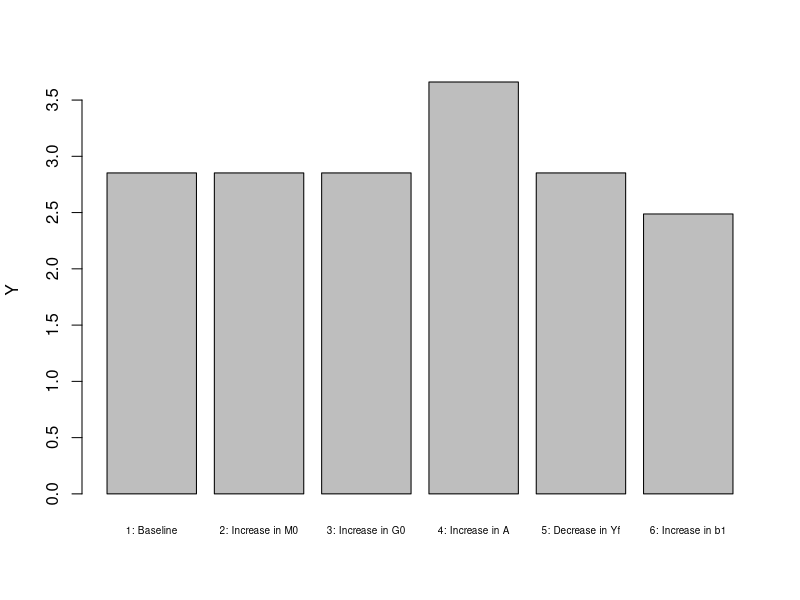
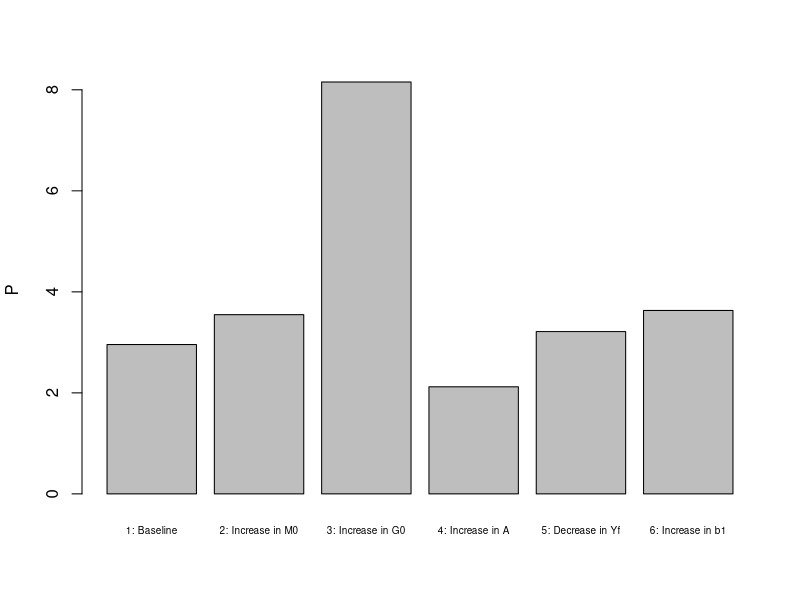
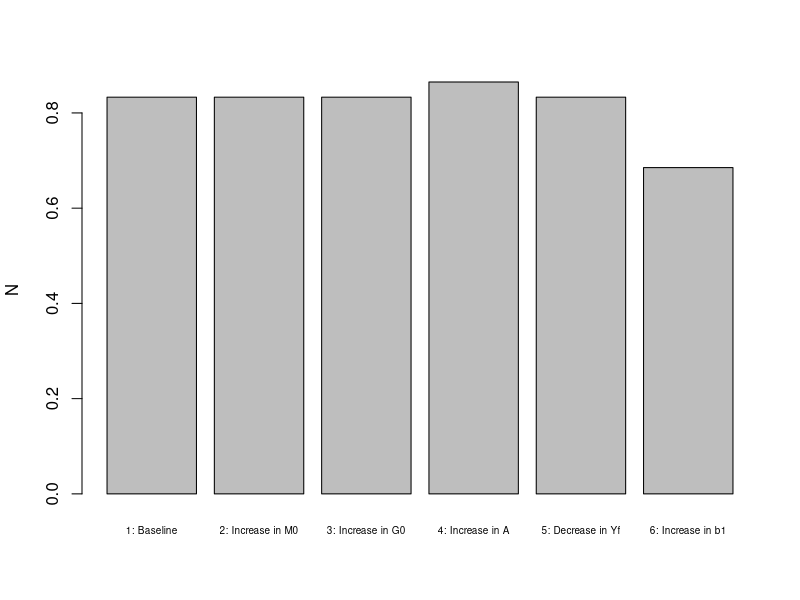
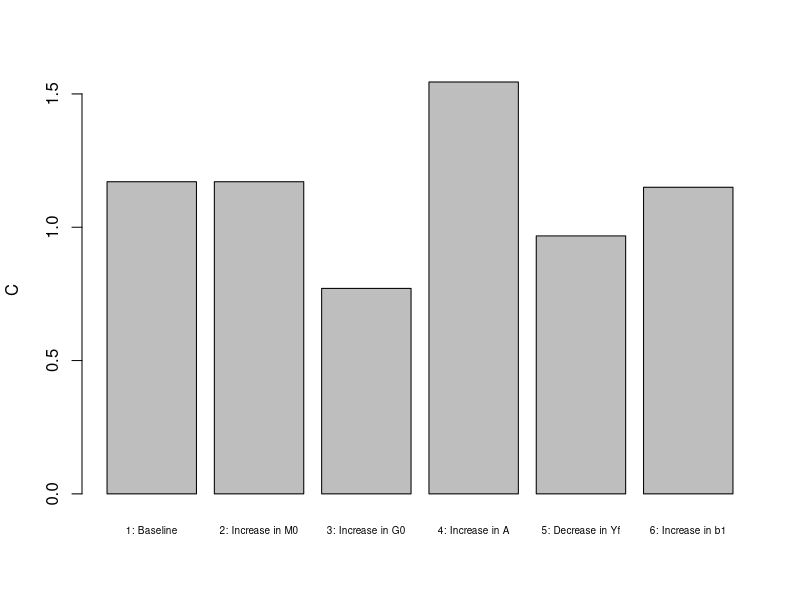
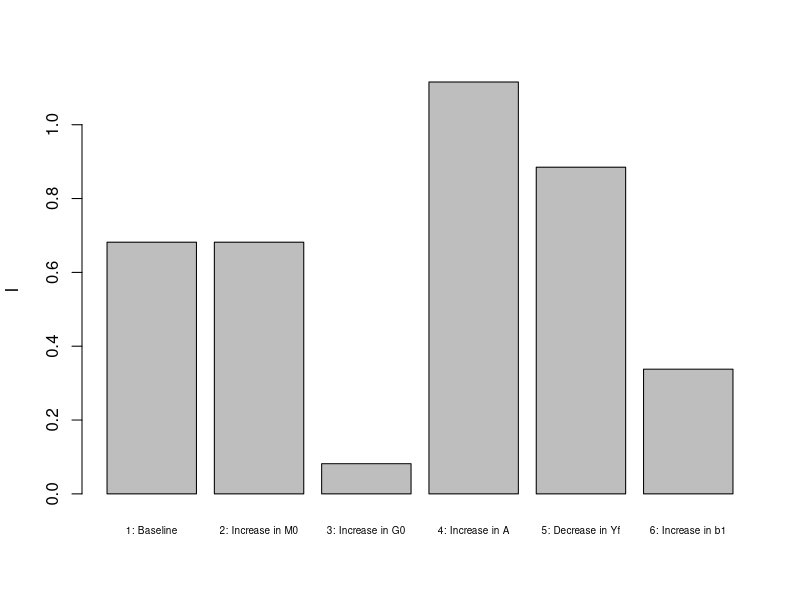
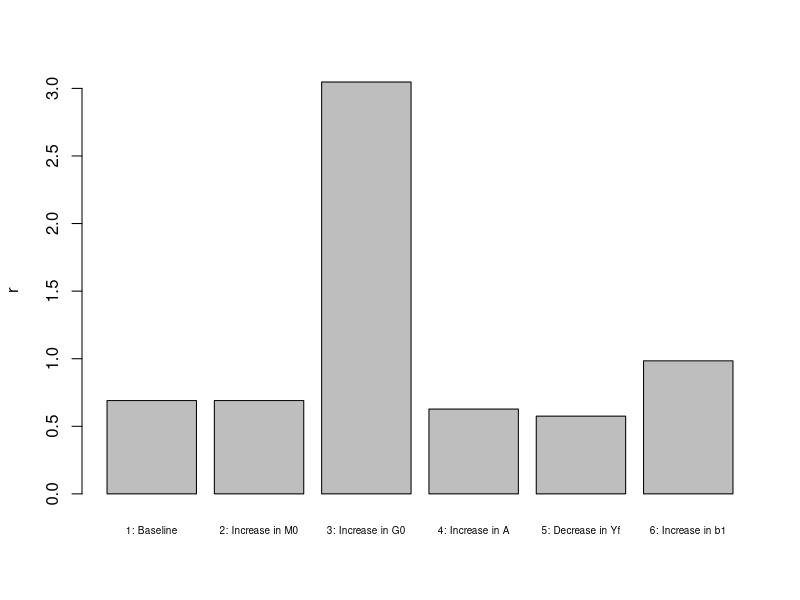
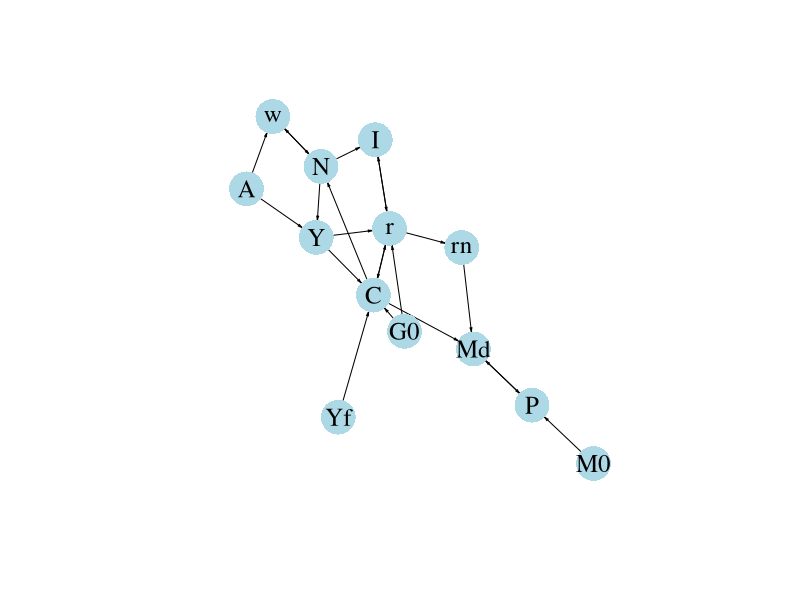

Generate these figures, in order, with R:
## ---- chunk 1

# Clear the environment
rm(list=ls(all=TRUE))

# Set number of scenarios (including baseline)
S=6

#Create vector in which equilibrium solutions from different parameterisations will be stored
Y_star=vector(length=S) # Income/output
w_star=vector(length=S) # Real wage
C_star=vector(length=S) # Consumption
I_star=vector(length=S) # Investment
r_star=vector(length=S) # Real interest rate
rn_star=vector(length=S) # Nominal interest rate
N_star=vector(length=S) # Employment
P_star=vector(length=S) # Price level

# Create and parameterise exogenous variables/parameters that will be shifted
M0=vector(length=S) # money supply
G0=vector(length=S) # government expenditures
A=vector(length=S)  # productivity
Yf=vector(length=S) # expected future income
b1=vector(length=S) # household preference for leisure
M0[]=5
G0[]=1
A[]=2
Yf[]=1
b1[]=0.4

# Set parameter values for different scenarios
M0[2]=6   # scenario 2: monetary expansion 
G0[3]=2   # scenario 3: fiscal expansion
A[4]=2.5  # scenario 4: productivity boost
Yf[5]=0.2 # scenario 5: lower expected future income
b1[6]=0.8 # scenario 6: increased preference for leisure

#Set constant parameter values
a=0.3  # Capital elasticity of output
b2=0.9 # discount rate
b3=0.6 # household preference for money
K=5    # Exogenous capital stock
pe=0.02 # Expected rate of inflation
Gf=1  # Future government spending

# Initialise endogenous variables at arbitrary positive value
w=1
C=1
I=1
Y=C+I
r=0.3
N=1.3
P=1

#Solve this system numerically through 1000 iterations based on the initialisation
for (i in 1:S){
  
for (iterations in 1:1000){
  
  #Model equations
  
  #(1) Cobb-Douglass production function  
  Y = A[i]*(K^a)*N^(1-a)
  
  #(2) Labour demand 
  w = A[i]*(1-a)*(K^a)*N^(-a) 
  
  #(3) Labour supply
  N = 1 - (b1[i])/w
  
  #(4) Consumption demand
  C = (1/(1+b2+b3))*(Y - G0[i] + (Yf[i]-Gf)/(1+r) -b1[i]*(b2+b3)*log(b1[i]/w))
   
  #(5) Investment demand, solved for r
  r=(I^(a-1))*a*A[i]*N^(1-a) 
   
  #(6) Goods market equilibrium condition, solved for I
  I = Y - C - G0[i]
  
  #(7) Nominal interest rate
  rn = r + pe
  
  #(8) Price level
  P = (M0[i]*rn)/((1+rn)*b3*C) 

}
  
#Save results for different parameterisations in vector
Y_star[i]=Y
w_star[i]=w
C_star[i]=C
I_star[i]=I
r_star[i]=r
N_star[i]=N
P_star[i]=P
rn_star[i]=rn
}

## ---- chunk 2
#| label: fig-output-neocl
#| fig-cap: Output
barplot(Y_star, ylab="Y", names.arg=c("1: Baseline", "2: Increase in M0", "3: Increase in G0","4: Increase in A", "5: Decrease in Yf", "6: Increase in b1"), cex.names = 0.6)

## ---- chunk 3
#| label: fig-price_level
#| fig-cap: Price level
barplot(P_star, ylab="P",  names.arg=c("1: Baseline", "2: Increase in M0", "3: Increase in G0","4: Increase in A", "5: Decrease in Yf", "6: Increase in b1"), cex.names = 0.6)

## ---- chunk 4
#| label: fig-employment-neocl
#| fig-cap: Employment
barplot(N_star, ylab="N",  names.arg=c("1: Baseline", "2: Increase in M0", "3: Increase in G0","4: Increase in A", "5: Decrease in Yf", "6: Increase in b1"), cex.names = 0.6)

## ---- chunk 5
#| label: fig-consumption
#| fig-cap: Consumption
barplot(C_star, ylab="C",  names.arg=c("1: Baseline", "2: Increase in M0", "3: Increase in G0","4: Increase in A", "5: Decrease in Yf", "6: Increase in b1"), cex.names = 0.6)

## ---- chunk 6
#| label: fig-investment
#| fig-cap: Investment
barplot(I_star, ylab="I",  names.arg=c("1: Baseline", "2: Increase in M0", "3: Increase in G0","4: Increase in A", "5: Decrease in Yf", "6: Increase in b1"), cex.names = 0.6)

## ---- chunk 7
#| label: fig-interest_rate
#| fig-cap: Interest rate
barplot(r_star, ylab="r", names.arg=c("1: Baseline", "2: Increase in M0", "3: Increase in G0","4: Increase in A", "5: Decrease in Yf", "6: Increase in b1"), cex.names = 0.6)

## ---- chunk 8
#| message: false
#| label: fig-dg
#| fig-cap: Directed graph

## Create directed graph
# Construct auxiliary Jacobian matrix for 13 variables: Y	w	N	C	I	r	P	rn M0	G0 A Yf Md
# where non-zero elements in regular Jacobian are set to 1 and zero elements are unchanged

M_mat=matrix(c(0,0,1,0,0,0,0,0,0,0,1,0,0,
              0,0,1,0,0,0,0,0,0,0,1,0,0,
              0,1,0,1,0,0,0,0,0,0,0,0,0,
              1,0,0,0,0,1,0,0,0,1,0,1,0,
              0,0,1,0,0,1,0,0,0,0,0,0,0,
              1,0,0,1,1,0,0,0,0,1,0,0,0,
              0,0,0,0,0,0,0,0,1,0,0,0,1,
              0,0,0,0,0,1,0,0,0,0,0,0,0,
              0,0,0,0,0,0,0,0,0,0,0,0,0,
              0,0,0,0,0,0,0,0,0,0,0,0,0,
              0,0,0,0,0,0,0,0,0,0,0,0,0,
              0,0,0,0,0,0,0,0,0,0,0,0,0,
              0,0,0,1,0,0,1,1,0,0,0,0,0), 13, 13, byrow=TRUE)

# Create adjacency matrix from transpose of auxiliary Jacobian and add column names
A_mat=t(M_mat)
colnames(A_mat) = c("Y","w","N","C","I","r","P","rn", "M0","G0","A","Yf", "Md")

# Create and plot directed graph from adjacency matrix
library(igraph)
dg= graph_from_adjacency_matrix(A_mat, mode="directed", weighted= NULL)
plot(dg, main="", vertex.size=20, vertex.color="lightblue", 
     vertex.label.color="black", edge.arrow.size=0.2, edge.width=1,
     edge.arrow.width=0.8, edge.color="black", vertex.label.cex=1.5, vertex.frame.color="NA", margin=0.01)

